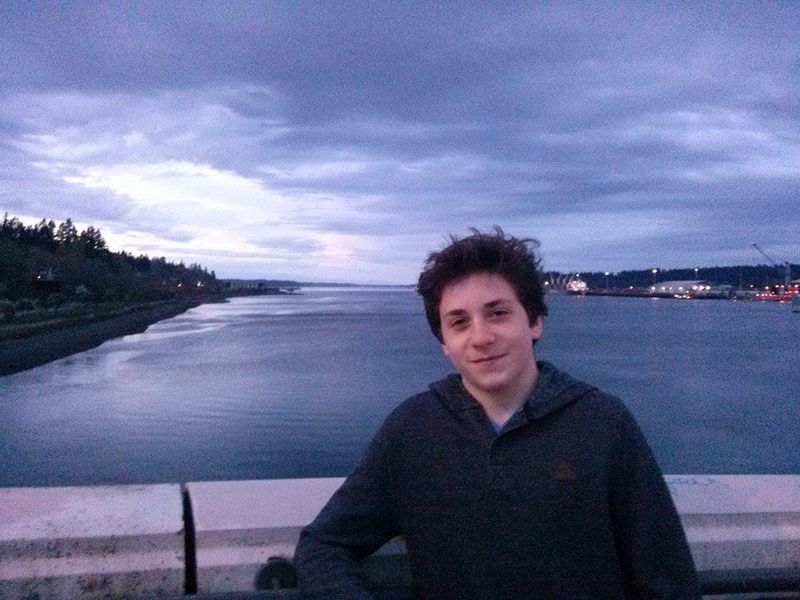
#> input picture photos/11186260_10205825159842111_341411920_n_10205825159842111.jpg, 800 x 600 px, given in place of output.png, which was not available
$ jupyter execute --allow-errors overlay.ipynb
#> lines starting #> are read from the running program, lines starting #| are printed output that depends on the picture; pictures that were not available may be replaced by others from this repository, and a replacement may not be noted
[cell 1]
from PIL import Image

background = Image.open("output.png")
#> background is the input picture: PIL image 800x600 RGB; mean R, G, B 104.4, 111.5, 151.7
overlay = Image.open("large.jpg")
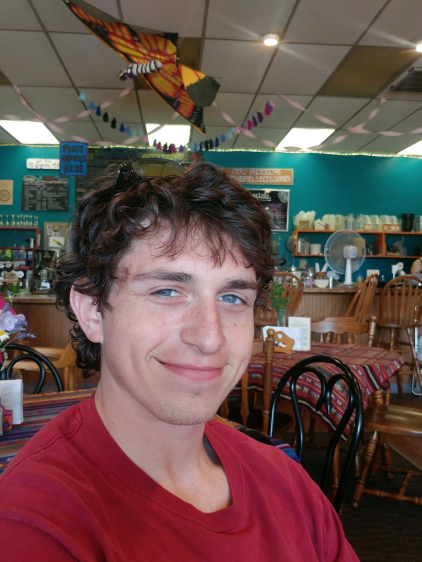
#> input picture Large.jpg, 843 x 1124 px, found by its file name (shown at 1/2 size)
#> overlay is the input picture: PIL image 843x1124 RGB; mean R, G, B 102.4, 79.1, 75.8

background = background.convert("RGBA")
#> background: PIL image 800x600 RGBA
overlay = overlay.convert("RGBA")
#> overlay: PIL image 843x1124 RGBA

overlay = overlay.resize((background.size[0],background.size[1]))
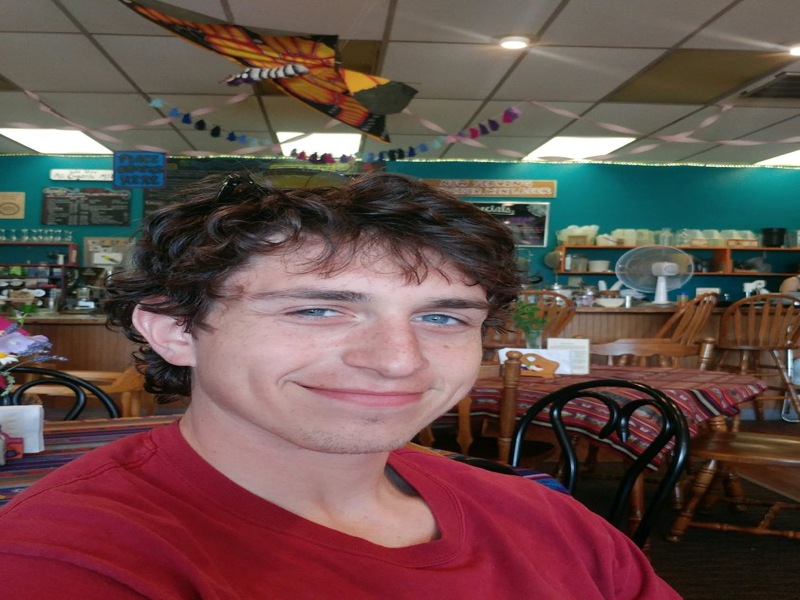
#> overlay: PIL image 800x600 RGBA; mean R, G, B, A 102.4, 79.1, 75.8, 255

new_img = Image.blend(background, overlay, 0.50)
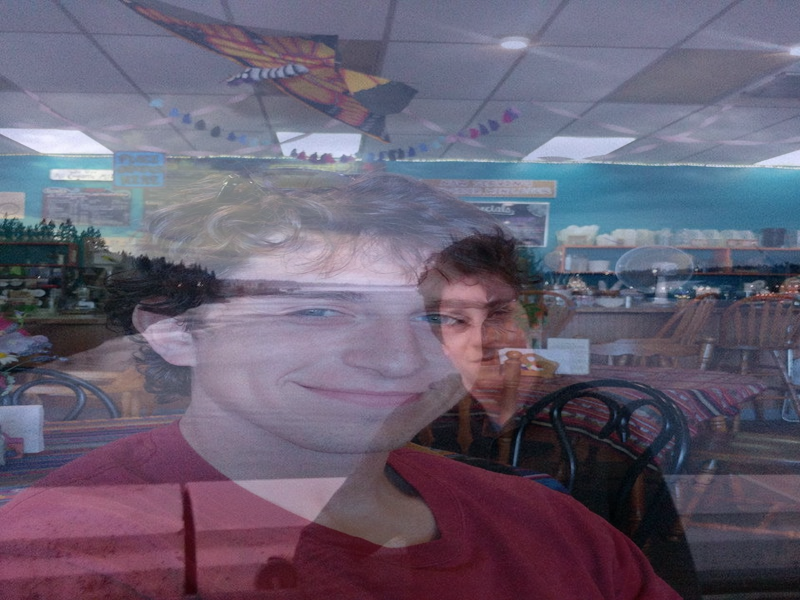
#> new_img: PIL image 800x600 RGBA; mean R, G, B, A 103.2, 95.1, 113.5, 255
new_img.save("new.png","PNG")

[cell 2]
from skimage import io
import numpy as np

sexo = np.array(io.imread("sexo.png"))
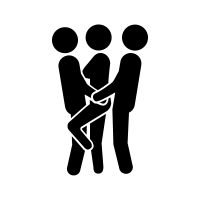
#> input picture sexo.png, 200 x 200 px
#> sexo is the input picture: shape (200, 200, 4); mean R, G, B, A 0, 0, 0, 49.4
sex = io.imread("sex.png")
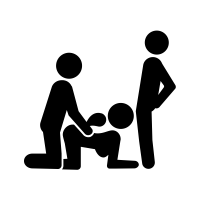
#> input picture sex.png, 200 x 200 px
#> sex is the input picture: shape (200, 200, 4); mean R, G, B, A 0, 0, 0, 51

#> (the rest of this cell did not finish here and is left out)
